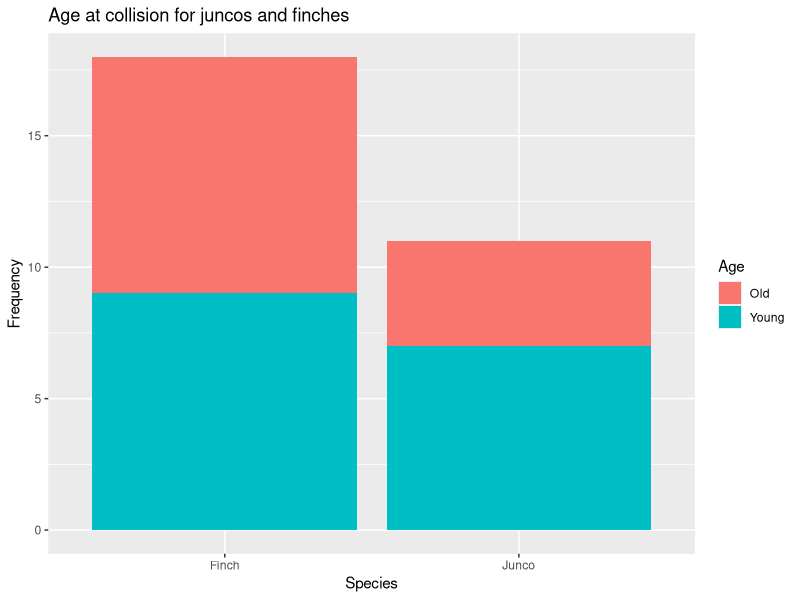
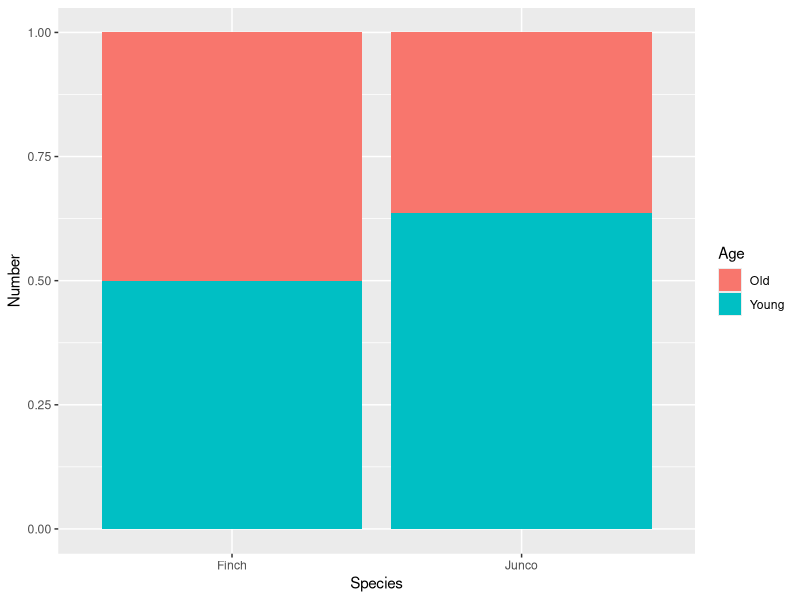
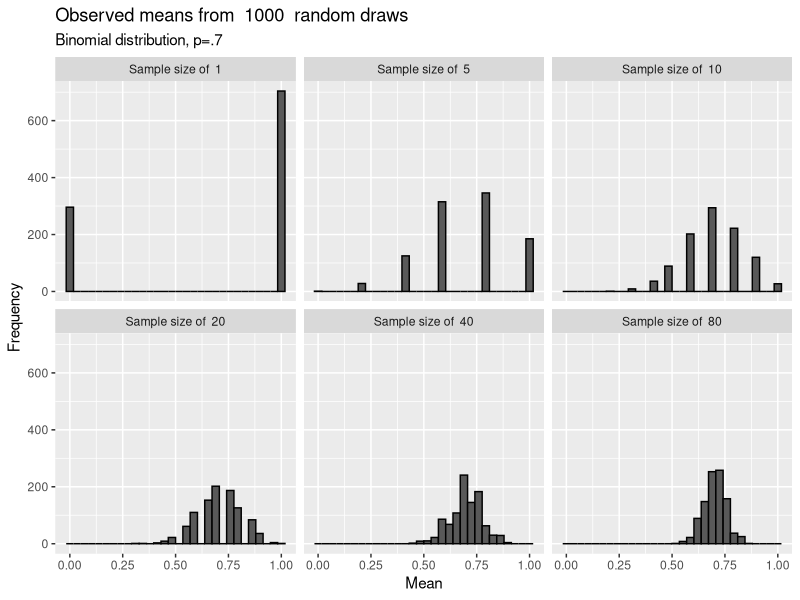
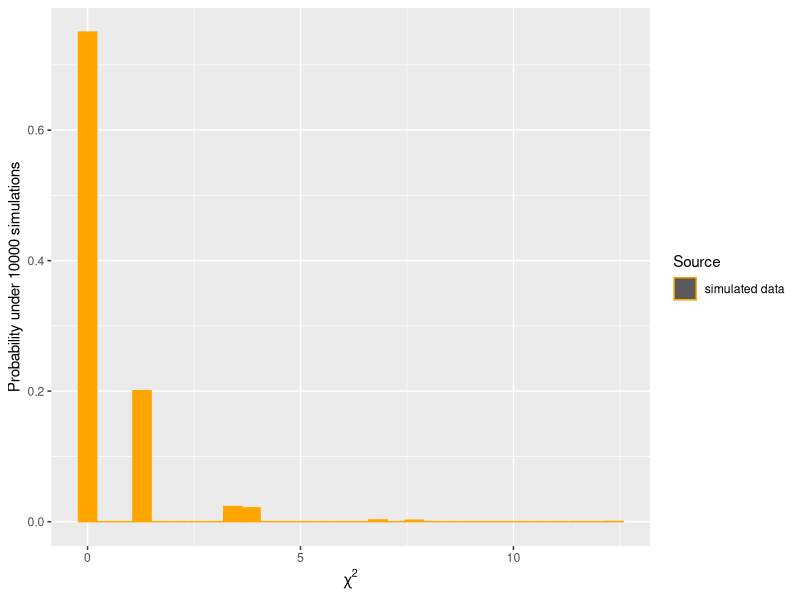
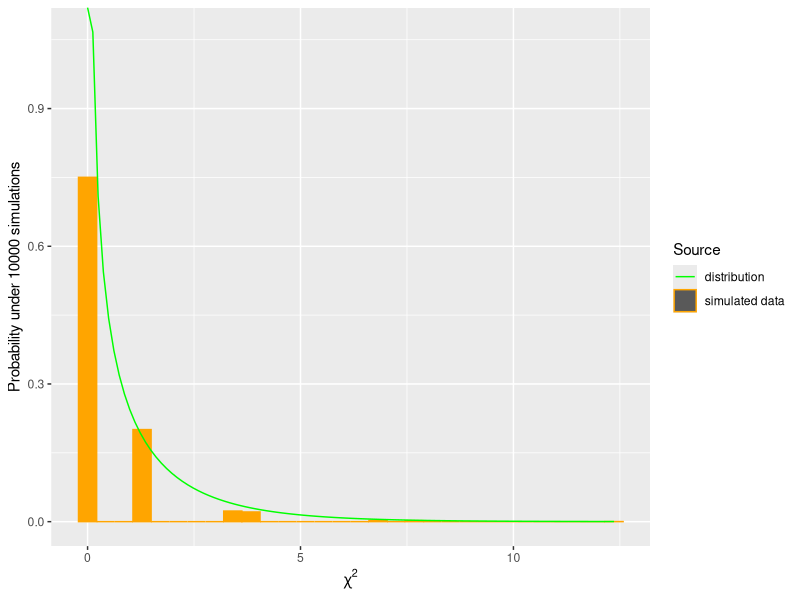
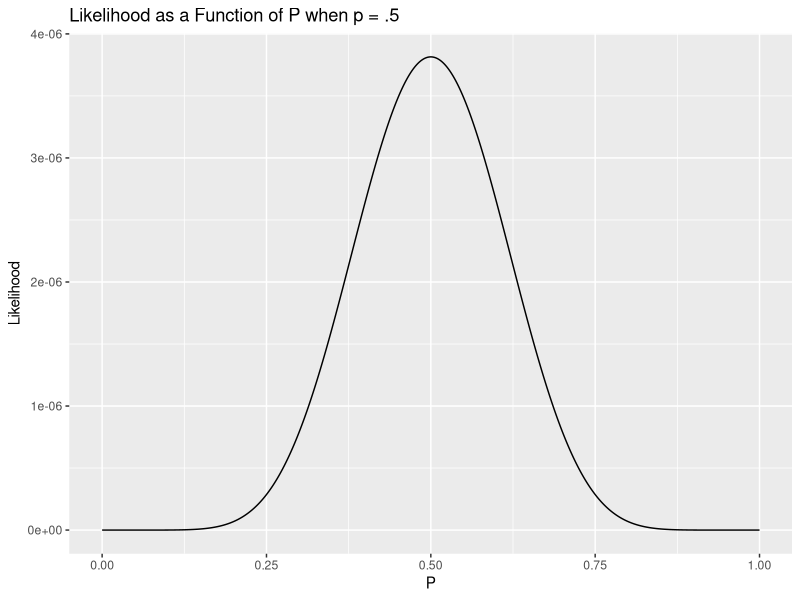

R code for these plots, in order:
## ---- chunk 1
birds_original <- data.frame(Age = c("Old","Young","Old", "Young"),
                      Species = c("Junco", "Junco", "Finch", "Finch"),
                      Number = c(4, 7, 9, 9))
library(ggplot2)
ggplot(birds_original, aes(x= Species, y = Number)) +
  geom_col(aes(fill = Age)) + 
  xlab("Species") +
  ylab("Frequency") +
  ggtitle("Age at collision for juncos and finches")
## ---- chunk 2
ggplot(birds_original, aes(x= Species, y = Number)) +
  geom_col(aes(fill = Age), position = "fill")

## ---- chunk 3
sample_size=c("1","5","10", "20", "40", "80")
number_of_simulations <- 1000
sampling_experiment <- setNames(data.frame(matrix(ncol = length(sample_size), nrow = number_of_simulations)), sample_size)

for(k in 1:length(sample_size)){
for(i in 1:number_of_simulations){
sampling_experiment[i,k] = rbinom(n=1, size=as.numeric(sample_size[k]), prob=.7)/as.numeric(sample_size[k])
}
}
library(reshape2)
sampling_experiment_long <- melt(sampling_experiment, variable.name = "Sample_size", value.name = "mean")
sampling_experiment_long$Sample_size <- factor(sampling_experiment_long$Sample_size, levels =c("1","5","10", "20", "40", "80"))
levels(sampling_experiment_long$Sample_size) <- paste("Sample size of ", levels(sampling_experiment_long$Sample_size))

ggplot(sampling_experiment_long,aes(x=mean)) +
  geom_histogram(color="black") +
  labs(title=paste("Observed means from ", number_of_simulations, " random draws"),
       subtitle = "Binomial distribution, p=.7",  
       x= "Mean",
       y= "Frequency")+
    facet_wrap(~Sample_size, nrow = 2)
## ---- chunk 4
num_of_simulations <- 10000
simulations <- r2dtable(num_of_simulations,c(13,16),c(18,11))
chi_sq_stats <- data.frame(chisq = rep(NA, num_of_simulations))
for(i in 1:num_of_simulations){
chi_sq_stats$chisq[i] <- chisq.test(matrix(unlist(simulations[i]),nrow=2, byrow=T))$statistic
}

colors <- c("distribution" = "green", "simulated data" = "orange")
ggplot(chi_sq_stats, aes(x=chisq)) +
  geom_histogram(aes(y=..count../sum(..count..), color = "simulated data", fill="simulated data")) +
  labs(y=paste("Probability under ", num_of_simulations, " simulations", 
sep =""), x=expression(chi^2), color="Source")+guides(fill=F)+
  scale_color_manual(values = colors)+
  scale_fill_manual(values=colors)
## ---- chunk 5
ggplot(chi_sq_stats, aes(x=chisq)) +
  geom_histogram(aes(y=..count../sum(..count..), color = "simulated data", fill="simulated data")) +
  stat_function(fun = dchisq, args = list(df = 1),aes(color ="distribution")) +
  labs(y=paste("Probability under ", num_of_simulations, " simulations", 
sep =""), x=expression(chi^2), color="Source")+guides(fill=F)+
  scale_color_manual(values = colors)+
  scale_fill_manual(values=colors)
## ---- chunk 6
chisq.test(matrix(c(9,4,9,7), 2, 2, byrow=T))
## ---- chunk 7
birds_original
## ---- chunk 8
library(reshape2) 
birds_wide <- dcast(birds_original, Age~Species) 
birds_wide
## ---- chunk 9
chisq.test(matrix(c(birds_wide$Junco, birds_wide$Finch), nrow = 2))
## ---- chunk 10
chisq.test(matrix(c(birds_wide$Finch, birds_wide$Junco), nrow = 2))
## ---- chunk 11
chisq.test(cbind(birds_wide$Finch, birds_wide$Junco))
## ---- chunk 12
chisq.test(matrix(c(9,4,9,7), 2, 2, byrow=T))$expected
## ---- chunk 13
fisher.test(matrix(c(9,4,9,7), 2, 2, byrow=T))
## ---- chunk 14
#what we observed in a vector
sequence <- c(rep(0,9), rep(1,9))
#
#write a likelihood function to solve for likelihood
likelihood <- function(sequence, p.parameter)
{
  likelihood <- 1
  
  for (i in 1:length(sequence))
  {
    if (sequence[i] == 1)
    {
      likelihood <- likelihood * p.parameter
    }
    else
    {
      likelihood <- likelihood * (1 - p.parameter)
    }
  }
  
  return(likelihood)
}

#then solve and plot
likelihood_df <- data.frame(possible.p = seq(0, 1, by = 0.001))
likelihood_df$likelihood <- likelihood(sequence, likelihood_df$p)
ggplot(likelihood_df, aes(x=possible.p, y=likelihood))+
  geom_line()+
  labs(title ='Likelihood as a Function of P when p = .5', 
       x = 'P',
       y = 'Likelihood')

## ---- chunk 15
GTest <- function (x, y = NULL, correct = c("none", "williams", "yates"), 
    p = rep(1/length(x), length(x)), rescale.p = FALSE) 
{
    DNAME <- deparse(substitute(x))
    if (is.data.frame(x)) 
        x <- as.matrix(x)
    if (is.matrix(x)) {
        if (min(dim(x)) == 1) 
            x <- as.vector(x)
    }
    if (!is.matrix(x) && !is.null(y)) {
        if (length(x) != length(y)) 
            stop("x and y must have the same length")
        DNAME <- paste(DNAME, "and", deparse(substitute(y)))
        OK <- complete.cases(x, y)
        x <- as.factor(x[OK])
        y <- as.factor(y[OK])
        if ((nlevels(x) < 2) || (nlevels(y) < 2)) 
            stop("x and y must have at least 2 levels")
        x <- table(x, y)
    }
    if (any(x < 0) || any(is.na(x))) 
        stop("all entries of x must be nonnegative and finite")
    if ((n <- sum(x)) == 0) 
        stop("at least one entry of x must be positive")
    correct <- match.arg(correct)
    if (is.matrix(x)) {
        nrows <- nrow(x)
        ncols <- ncol(x)
        if (correct == "yates") {
            if (dim(x)[1] != 2 || dim(x)[2] != 2) 
                stop("Yates' correction requires a 2 x 2 matrix")
            if ((x[1, 1] * x[2, 2]) - (x[1, 2] * x[2, 1]) > 0) {
                x <- x + 0.5
                diag(x) <- diag(x) - 1
            }
            else {
                x <- x - 0.5
                diag(x) <- diag(x) + 1
            }
        }
        sr <- apply(x, 1, sum)
        sc <- apply(x, 2, sum)
        E <- outer(sr, sc, "*")/n
        g <- 0
        for (i in 1:nrows) {
            for (j in 1:ncols) {
                if (x[i, j] != 0) 
                  g <- g + x[i, j] * log(x[i, j]/E[i, j])
            }
            q <- 1
            if (correct == "williams") {
                row.tot <- col.tot <- 0
                for (i in 1:nrows) {
                  row.tot <- row.tot + 1/(sum(x[i, ]))
                }
                for (j in 1:ncols) {
                  col.tot <- col.tot + 1/(sum(x[, j]))
                }
                q <- 1 + ((n * row.tot - 1) * (n * col.tot - 
                  1))/(6 * n * (ncols - 1) * (nrows - 1))
            }
            STATISTIC <- G <- 2 * g/q
            PARAMETER <- (nrow(x) - 1) * (ncol(x) - 1)
            PVAL <- 1 - pchisq(STATISTIC, df = PARAMETER)
            if (correct == "none") 
                METHOD <- "Log likelihood ratio (G-test) test of independence without correction"
            if (correct == "williams") 
                METHOD <- "Log likelihood ratio (G-test) test of independence with Williams' correction"
            if (correct == "yates") 
                METHOD <- "Log likelihood ratio (G-test) test of independence with Yates' correction"
        }
    }
    else {
        METHOD <- "Log likelihood ratio (G-test) goodness of fit test"
        if (length(dim(x)) > 2L) 
            stop("invalid 'x'")
        if (length(x) == 1L) 
            stop("x must at least have 2 elements")
        if (length(x) != length(p)) 
            stop("'x' and 'p' must have the same number of elements")
        if (any(p < 0)) 
            stop("probabilities must be non-negative.")
        if (abs(sum(p) - 1) > sqrt(.Machine$double.eps)) {
            if (rescale.p) 
                p <- p/sum(p)
            else stop("probabilities must sum to 1.")
        }
        E <- n * p
        if (correct == "yates") {
            if (length(x) != 2) 
                stop("Yates' correction requires 2 data values")
            if ((x[1] - E[1]) > 0.25) {
                x[1] <- x[1] - 0.5
                x[2] <- x[2] + 0.5
            }
            else if ((E[1] - x[1]) > 0.25) {
                x[1] <- x[1] + 0.5
                x[2] <- x[2] - 0.5
            }
        }
        names(E) <- names(x)
        g <- 0
        for (i in 1:length(x)) {
            if (x[i] != 0) 
                g <- g + x[i] * log(x[i]/E[i])
        }
        q <- 1
        if (correct == "williams") {
            q <- 1 + (length(x) + 1)/(6 * n)
        }
        STATISTIC <- G <- 2 * g/q
        PARAMETER <- length(x) - 1
        PVAL <- pchisq(STATISTIC, PARAMETER, lower.tail = FALSE)
    }
    names(STATISTIC) <- "G"
    names(PARAMETER) <- "X-squared df"
    names(PVAL) <- "p.value"
    structure(list(statistic = STATISTIC, parameter = PARAMETER, 
        p.value = PVAL, method = METHOD, data.name = DNAME, observed = x, 
        expected = E), class = "htest")
}

## ---- chunk 16
GTest(x = matrix(c(9,7,9,4), 2, 2, byrow = T))

## ---- chunk 17
chisq.test(matrix(c(6,5,7,7,12,7,11,3), nrow=2, byrow=T))
## ---- chunk 18
chisq.test(matrix(c(6,5,7,7,12,7,11,3), nrow=2, byrow=T))$expected
## ---- chunk 19
fisher.test(matrix(c(6,5,7,7,12,7,11,3), nrow=2, byrow=T))
GTest(matrix(c(6,5,7,7,12,7,11,3), nrow=2, byrow=T))
## ---- chunk 20
chisq.test(matrix(c(6,5,7,7,30,12,7,11,3,7), nrow=2, byrow=T))
chisq.test(matrix(c(6,5,7,7,30,12,7,11,3,7), nrow=2, byrow=T))$expected
## ---- chunk 21
bird_ratio_table <- matrix(c(6,5,7,7,30,12,7,11,3,7), nrow=2, byrow=T)
colnames(bird_ratio_table) <- c("Finch", "Junco", "Cardinal", "Robin", "Catbird")
rownames(bird_ratio_table) <- c("Male", "Female")

## ---- chunk 22
pairwiseNominalIndependence <- function (x, compare = "row", fisher = TRUE, gtest = TRUE, chisq = TRUE, 
    method = "fdr", correct = "none", stats = FALSE, cramer = FALSE, 
    digits = 3, ...) 
{
    if (compare == "row") {
        n = nrow(x)
    }
    if (compare == "column" | compare == "col") {
        n = ncol(x)
    }
    N = n * (n - 1)/2
    Z = data.frame(Comparison = rep("A", N), stringsAsFactors = FALSE)
    p.Fisher = rep(NA, N)
    p.Gtest = rep(NA, N)
    p.Chisq = rep(NA, N)
    Cramer = rep(NA, N)
    Chisq = rep(NA, N)
    df = rep(NA, N)
    G = rep(NA, N)
    k = 0
    for (i in 1:(n - 1)) {
        for (j in (i + 1):n) {
            k = k + 1
            if (compare == "row") {
                Namea = as.character(rownames(x)[i])
                Nameb = as.character(rownames(x)[j])
                Dataz = matrix(c(x[i, ], x[j, ]), nrow = 2, byrow = TRUE)
            }
            if (compare == "column" | compare == "col") {
                Namea = as.character(colnames(x)[i])
                Nameb = as.character(colnames(x)[j])
                Dataz = matrix(c(x[, i], x[, j]), ncol = 2, byrow = FALSE)
            }
            Z$Comparison[k] = paste0(Namea, " : ", Nameb)
            if (fisher == TRUE) {
                p.Fisher[k] = signif(fisher.test(Dataz, ...)$p.value, 
                  digits = digits)
            }
            if (gtest == TRUE) {
                p.Gtest[k] = signif(GTest(Dataz, correct = correct, 
                  ...)$p.value, digits = digits)
            }
            if (chisq == TRUE) {
                p.Chisq[k] = signif(chisq.test(Dataz, ...)$p.value, 
                  digits = digits)
            }
            if (cramer == TRUE) {
                Cramer[k] = cramerV(Dataz, digits = digits)
            }
            if (stats == TRUE) {
                Chisq[k] = signif(suppressWarnings(chisq.test(Dataz, 
                  ...))$statistic, digits = digits)
                df[k] = signif(suppressWarnings(chisq.test(Dataz, 
                  ...))$parameter, digits = digits)
                G[k] = signif(GTest(Dataz, ...)$statistic, digits = digits)
            }
        }
    }
    if (stats == TRUE) {
        Z$Chisq = Chisq
        Z$df = df
        Z$G = G
    }
    if (fisher == TRUE) {
        Z$p.Fisher = p.Fisher
        Z$p.adj.Fisher = signif(p.adjust(Z$p.Fisher, method = method), 
            digits = digits)
    }
    if (gtest == TRUE) {
        Z$p.Gtest = p.Gtest
        Z$p.adj.Gtest = signif(p.adjust(Z$p.Gtest, method = method), 
            digits = digits)
    }
    if (chisq == TRUE) {
        Z$p.Chisq = p.Chisq
        Z$p.adj.Chisq = signif(p.adjust(Z$p.Chisq, method = method), 
            digits = digits)
    }
    if (cramer == TRUE) {
        Z$Cramer.V = Cramer
    }
    return(Z)
}
## ---- chunk 23
bird_ratio_table
## ---- chunk 24
bonf_correct <- pairwiseNominalIndependence(bird_ratio_table, compare="col", method = "bonf")
bonf_correct

## ---- chunk 25
bonf_correct[order(bonf_correct$p.adj.Chisq), c("Comparison", "p.adj.Chisq")]
## ---- chunk 26
chisq.test(matrix(c(6,30,12,7), nrow=2, byrow=T))
bonf_correct[bonf_correct$Comparison=="Finch : Catbird", "p.Chisq"]

## ---- chunk 27
holm_correct <- pairwiseNominalIndependence(bird_ratio_table, compare="col", method = "holm")
holm_correct[order(holm_correct$p.adj.Chisq), c("Comparison", "p.adj.Chisq")]
## ---- chunk 28
fdr_correct <- pairwiseNominalIndependence(bird_ratio_table, compare="col", method = "fdr")
fdr_correct[order(fdr_correct$p.adj.Chisq), c("Comparison", "p.adj.Chisq")]
## ---- chunk 29
binom.test(x=9, n=18, p=.75)
## ---- chunk 30
chisq.test(c(9,9), p=c(.75,.25))
